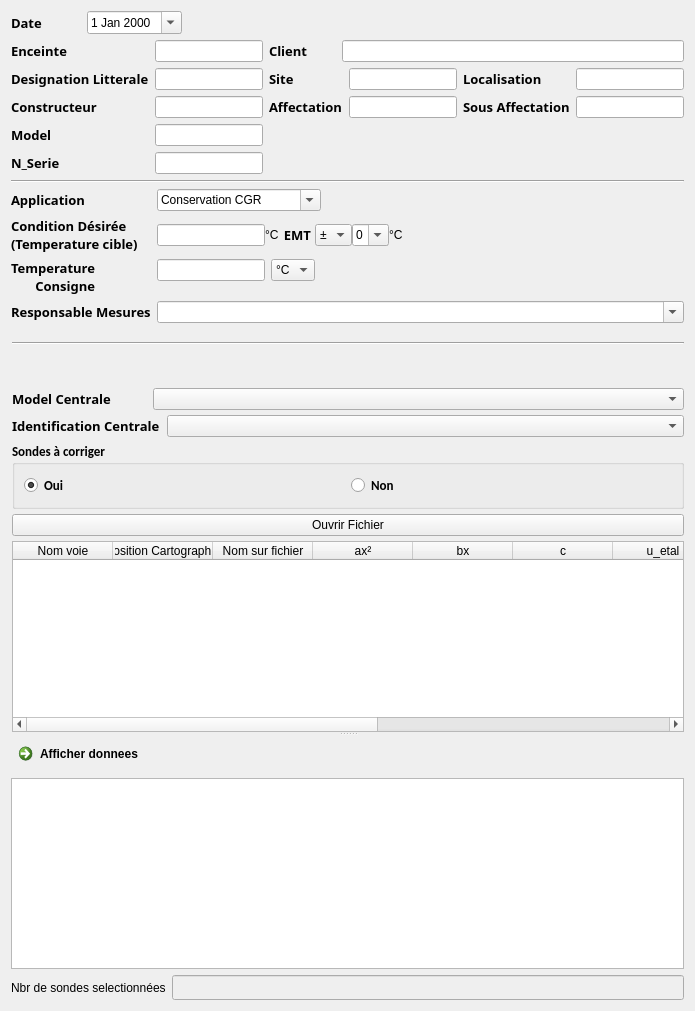
      <widget class="QWidget" name="tab">
       <property name="styleSheet">
        <string notr="true">Qlabel{
	font: 10pt &quot;Calibri&quot;}</string>
       </property>
       <attribute name="title">
        <string>Administration</string>
       </attribute>
       <layout class="QVBoxLayout" name="verticalLayout_6">
        <item>
         <layout class="QHBoxLayout" name="horizontalLayout_8">
          <item>
           <layout class="QHBoxLayout" name="horizontalLayout_2">
            <property name="spacing">
             <number>45</number>
            </property>
            <item>
             <widget class="QLabel" name="label_2">
              <property name="sizePolicy">
               <sizepolicy hsizetype="Fixed" vsizetype="Preferred">
                <horstretch>0</horstretch>
                <verstretch>0</verstretch>
               </sizepolicy>
              </property>
              <property name="font">
               <font>
                <family>Calibrii</family>
                <pointsize>10</pointsize>
                <weight>75</weight>
                <italic>false</italic>
                <bold>true</bold>
               </font>
              </property>
              <property name="text">
               <string>Date</string>
              </property>
             </widget>
            </item>
            <item>
             <widget class="QDateEdit" name="dateEdit">
              <property name="calendarPopup">
               <bool>true</bool>
              </property>
             </widget>
            </item>
           </layout>
          </item>
          <item>
           <spacer name="horizontalSpacer">
            <property name="orientation">
             <enum>Qt::Horizontal</enum>
            </property>
            <property name="sizeHint" stdset="0">
             <size>
              <width>40</width>
              <height>20</height>
             </size>
            </property>
           </spacer>
          </item>
         </layout>
        </item>
        <item>
         <layout class="QHBoxLayout" name="horizontalLayout_9">
          <item>
           <layout class="QFormLayout" name="formLayout_5">
            <item row="0" column="0">
             <widget class="QLabel" name="label_4">
              <property name="font">
               <font>
                <family>Calibrii</family>
                <pointsize>10</pointsize>
                <weight>75</weight>
                <italic>false</italic>
                <bold>true</bold>
               </font>
              </property>
              <property name="text">
               <string>Enceinte</string>
              </property>
             </widget>
            </item>
            <item row="0" column="1">
             <widget class="ExtendedLine" name="lineEdit_enceinte"/>
            </item>
            <item row="2" column="0">
             <widget class="QLabel" name="label_33">
              <property name="font">
               <font>
                <family>Calibrii</family>
                <pointsize>10</pointsize>
                <weight>75</weight>
                <italic>false</italic>
                <bold>true</bold>
               </font>
              </property>
              <property name="text">
               <string>Constructeur</string>
              </property>
             </widget>
            </item>
            <item row="2" column="1">
             <widget class="QLineEdit" name="lineEdit_constructeur"/>
            </item>
            <item row="3" column="0">
             <widget class="QLabel" name="label_34">
              <property name="font">
               <font>
                <family>Calibrii</family>
                <pointsize>10</pointsize>
                <weight>75</weight>
                <italic>false</italic>
                <bold>true</bold>
               </font>
              </property>
              <property name="text">
               <string>Model</string>
              </property>
             </widget>
            </item>
            <item row="3" column="1">
             <widget class="QLineEdit" name="lineEdit_model"/>
            </item>
            <item row="4" column="0">
             <widget class="QLabel" name="label_35">
              <property name="font">
               <font>
                <family>Calibrii</family>
                <pointsize>10</pointsize>
                <weight>75</weight>
                <italic>false</italic>
                <bold>true</bold>
               </font>
              </property>
              <property name="text">
               <string>N_Serie</string>
              </property>
             </widget>
            </item>
            <item row="4" column="1">
             <widget class="QLineEdit" name="lineEdit_n_serie"/>
            </item>
            <item row="1" column="0">
             <widget class="QLabel" name="label_44">
              <property name="font">
               <font>
                <family>Calibrii</family>
                <pointsize>10</pointsize>
                <weight>75</weight>
                <italic>false</italic>
                <bold>true</bold>
               </font>
              </property>
              <property name="text">
               <string>Designation Litterale</string>
              </property>
             </widget>
            </item>
            <item row="1" column="1">
             <widget class="ExtendedLine" name="lineEdit_designation_litt"/>
            </item>
           </layout>
          </item>
          <item>
           <layout class="QVBoxLayout" name="verticalLayout_21">
            <item>
             <layout class="QHBoxLayout" name="horizontalLayout_7">
              <property name="spacing">
               <number>34</number>
              </property>
              <item>
               <widget class="QLabel" name="label_3">
                <property name="font">
                 <font>
                  <family>Calibrii</family>
                  <pointsize>10</pointsize>
                  <weight>75</weight>
                  <italic>false</italic>
                  <bold>true</bold>
                 </font>
                </property>
                <property name="lineWidth">
                 <number>1</number>
                </property>
                <property name="midLineWidth">
                 <number>0</number>
                </property>
                <property name="text">
                 <string>Client</string>
                </property>
                <property name="margin">
                 <number>0</number>
                </property>
                <property name="indent">
                 <number>-1</number>
                </property>
               </widget>
              </item>
              <item>
               <widget class="QLineEdit" name="lineEdit_code"/>
              </item>
             </layout>
            </item>
            <item>
             <layout class="QGridLayout" name="gridLayout">
              <item row="0" column="3">
               <widget class="QLineEdit" name="lineEdit_localisation"/>
              </item>
              <item row="1" column="3">
               <widget class="QLineEdit" name="lineEdit_sous_affect"/>
              </item>
              <item row="0" column="2">
               <widget class="QLabel" name="label_38">
                <property name="font">
                 <font>
                  <family>Calibrii</family>
                  <pointsize>10</pointsize>
                  <weight>75</weight>
                  <italic>false</italic>
                  <bold>true</bold>
                 </font>
                </property>
                <property name="text">
                 <string>Localisation</string>
                </property>
               </widget>
              </item>
              <item row="1" column="2">
               <widget class="QLabel" name="label_39">
                <property name="font">
                 <font>
                  <family>Calibrii</family>
                  <pointsize>10</pointsize>
                  <weight>75</weight>
                  <italic>false</italic>
                  <bold>true</bold>
                 </font>
                </property>
                <property name="text">
                 <string>Sous Affectation</string>
                </property>
               </widget>
              </item>
              <item row="0" column="0">
               <widget class="QLabel" name="label">
                <property name="font">
                 <font>
                  <family>Calibrii</family>
                  <pointsize>10</pointsize>
                  <weight>75</weight>
                  <italic>false</italic>
                  <bold>true</bold>
                 </font>
                </property>
                <property name="text">
                 <string>Site</string>
                </property>
               </widget>
              </item>
              <item row="1" column="1">
               <widget class="QLineEdit" name="lineEdit_affectation"/>
              </item>
              <item row="0" column="1">
               <widget class="QLineEdit" name="lineEdit_site"/>
              </item>
              <item row="1" column="0">
               <widget class="QLabel" name="label_37">
                <property name="font">
                 <font>
                  <family>Calibrii</family>
                  <pointsize>10</pointsize>
                  <weight>75</weight>
                  <italic>false</italic>
                  <bold>true</bold>
                 </font>
                </property>
                <property name="text">
                 <string>Affectation</string>
                </property>
               </widget>
              </item>
             </layout>
            </item>
            <item>
             <spacer name="verticalSpacer_2">
              <property name="orientation">
               <enum>Qt::Vertical</enum>
              </property>
              <property name="sizeHint" stdset="0">
               <size>
                <width>20</width>
                <height>40</height>
               </size>
              </property>
             </spacer>
            </item>
           </layout>
          </item>
         </layout>
        </item>
        <item>
         <widget class="Line" name="line_4">
          <property name="orientation">
           <enum>Qt::Horizontal</enum>
          </property>
         </widget>
        </item>
        <item>
         <layout class="QFormLayout" name="formLayout_4">
          <item row="0" column="0">
           <widget class="QLabel" name="label_28">
            <property name="font">
             <font>
              <family>Calibrii</family>
              <pointsize>10</pointsize>
              <weight>75</weight>
              <italic>false</italic>
              <bold>true</bold>
             </font>
            </property>
            <property name="text">
             <string>Application</string>
            </property>
           </widget>
          </item>
          <item row="2" column="0">
           <widget class="QLabel" name="label_26">
            <property name="sizePolicy">
             <sizepolicy hsizetype="Fixed" vsizetype="Preferred">
              <horstretch>0</horstretch>
              <verstretch>0</verstretch>
             </sizepolicy>
            </property>
            <property name="font">
             <font>
              <family>Calibrii</family>
              <pointsize>10</pointsize>
              <weight>75</weight>
              <italic>false</italic>
              <bold>true</bold>
             </font>
            </property>
            <property name="text">
             <string>Temperature 
Consigne</string>
            </property>
            <property name="alignment">
             <set>Qt::AlignRight|Qt::AlignTrailing|Qt::AlignVCenter</set>
            </property>
           </widget>
          </item>
          <item row="3" column="0">
           <widget class="QLabel" name="label_31">
            <property name="sizePolicy">
             <sizepolicy hsizetype="Fixed" vsizetype="Preferred">
              <horstretch>0</horstretch>
              <verstretch>0</verstretch>
             </sizepolicy>
            </property>
            <property name="font">
             <font>
              <family>Calibrii</family>
              <pointsize>10</pointsize>
              <weight>75</weight>
              <italic>false</italic>
              <bold>true</bold>
             </font>
            </property>
            <property name="text">
             <string>Responsable Mesures</string>
            </property>
           </widget>
          </item>
          <item row="1" column="0">
           <widget class="QLabel" name="label_27">
            <property name="sizePolicy">
             <sizepolicy hsizetype="Fixed" vsizetype="Preferred">
              <horstretch>0</horstretch>
              <verstretch>0</verstretch>
             </sizepolicy>
            </property>
            <property name="font">
             <font>
              <family>Calibrii</family>
              <pointsize>10</pointsize>
              <weight>75</weight>
              <italic>false</italic>
              <bold>true</bold>
             </font>
            </property>
            <property name="text">
             <string>Condition Désirée
(Temperature cible)</string>
            </property>
           </widget>
          </item>
          <item row="0" column="1">
           <layout class="QHBoxLayout" name="horizontalLayout_4">
            <item>
             <widget class="QComboBox" name="comboBox_application">
              <property name="enabled">
               <bool>true</bool>
              </property>
              <property name="editable">
               <bool>true</bool>
              </property>
              <item>
               <property name="text">
                <string>Conservation CGR</string>
               </property>
              </item>
              <item>
               <property name="text">
                <string>Conservation Plaquettes</string>
               </property>
              </item>
              <item>
               <property name="text">
                <string>Conservation Réactifs</string>
               </property>
              </item>
              <item>
               <property name="text">
                <string>Conservation Plasmas</string>
               </property>
              </item>
             </widget>
            </item>
            <item>
             <spacer name="horizontalSpacer_2">
              <property name="orientation">
               <enum>Qt::Horizontal</enum>
              </property>
              <property name="sizeHint" stdset="0">
               <size>
                <width>40</width>
                <height>20</height>
               </size>
              </property>
             </spacer>
            </item>
           </layout>
          </item>
          <item row="1" column="1">
           <layout class="QGridLayout" name="gridLayout_2">
            <property name="horizontalSpacing">
             <number>4</number>
            </property>
            <property name="verticalSpacing">
             <number>0</number>
            </property>
            <item row="0" column="1">
             <layout class="QHBoxLayout" name="horizontalLayout">
              <item>
               <widget class="QLineEdit" name="lineEdit_condition_des">
                <property name="sizePolicy">
                 <sizepolicy hsizetype="Minimum" vsizetype="Fixed">
                  <horstretch>0</horstretch>
                  <verstretch>0</verstretch>
                 </sizepolicy>
                </property>
               </widget>
              </item>
              <item>
               <widget class="QLabel" name="label_40">
                <property name="sizePolicy">
                 <sizepolicy hsizetype="Fixed" vsizetype="Preferred">
                  <horstretch>0</horstretch>
                  <verstretch>0</verstretch>
                 </sizepolicy>
                </property>
                <property name="text">
                 <string>°C</string>
                </property>
               </widget>
              </item>
             </layout>
            </item>
            <item row="0" column="3">
             <layout class="QHBoxLayout" name="horizontalLayout_13">
              <property name="spacing">
               <number>0</number>
              </property>
              <property name="sizeConstraint">
               <enum>QLayout::SetMinimumSize</enum>
              </property>
              <item>
               <widget class="QComboBox" name="comboBox_signe_emt">
                <property name="sizePolicy">
                 <sizepolicy hsizetype="Minimum" vsizetype="Fixed">
                  <horstretch>0</horstretch>
                  <verstretch>0</verstretch>
                 </sizepolicy>
                </property>
                <item>
                 <property name="text">
                  <string>±</string>
                 </property>
                </item>
                <item>
                 <property name="text">
                  <string>+</string>
                 </property>
                </item>
                <item>
                 <property name="text">
                  <string>-</string>
                 </property>
                </item>
               </widget>
              </item>
              <item>
               <widget class="QComboBox" name="comboBox_emt">
                <property name="sizePolicy">
                 <sizepolicy hsizetype="Minimum" vsizetype="Fixed">
                  <horstretch>0</horstretch>
                  <verstretch>0</verstretch>
                 </sizepolicy>
                </property>
                <property name="editable">
                 <bool>true</bool>
                </property>
                <item>
                 <property name="text">
                  <string>0</string>
                 </property>
                </item>
                <item>
                 <property name="text">
                  <string>1</string>
                 </property>
                </item>
                <item>
                 <property name="text">
                  <string>2</string>
                 </property>
                </item>
                <item>
                 <property name="text">
                  <string>3</string>
                 </property>
                </item>
                <item>
                 <property name="text">
                  <string>4</string>
                 </property>
                </item>
               </widget>
              </item>
              <item>
               <widget class="QLabel" name="label_36">
                <property name="sizePolicy">
                 <sizepolicy hsizetype="Fixed" vsizetype="Preferred">
                  <horstretch>0</horstretch>
                  <verstretch>0</verstretch>
                 </sizepolicy>
                </property>
                <property name="text">
                 <string>°C</string>
                </property>
               </widget>
              </item>
              <item>
               <spacer name="horizontalSpacer_4">
                <property name="orientation">
                 <enum>Qt::Horizontal</enum>
                </property>
                <property name="sizeHint" stdset="0">
                 <size>
                  <width>40</width>
                  <height>20</height>
                 </size>
                </property>
               </spacer>
              </item>
             </layout>
            </item>
            <item row="0" column="2">
             <widget class="QLabel" name="label_20">
              <property name="sizePolicy">
               <sizepolicy hsizetype="Fixed" vsizetype="Preferred">
                <horstretch>0</horstretch>
                <verstretch>0</verstretch>
               </sizepolicy>
              </property>
              <property name="font">
               <font>
                <family>Calibrii</family>
                <pointsize>10</pointsize>
                <weight>75</weight>
                <italic>false</italic>
                <bold>true</bold>
               </font>
              </property>
              <property name="text">
               <string>EMT</string>
              </property>
              <property name="alignment">
               <set>Qt::AlignRight|Qt::AlignTrailing|Qt::AlignVCenter</set>
              </property>
             </widget>
            </item>
           </layout>
          </item>
          <item row="2" column="1">
           <layout class="QHBoxLayout" name="horizontalLayout_14">
            <item>
             <widget class="QLineEdit" name="lineEdit_consigne">
              <property name="sizePolicy">
               <sizepolicy hsizetype="Minimum" vsizetype="Fixed">
                <horstretch>0</horstretch>
                <verstretch>0</verstretch>
               </sizepolicy>
              </property>
             </widget>
            </item>
            <item>
             <widget class="QComboBox" name="comboBox_type_consigne">
              <property name="sizePolicy">
               <sizepolicy hsizetype="Fixed" vsizetype="Fixed">
                <horstretch>0</horstretch>
                <verstretch>0</verstretch>
               </sizepolicy>
              </property>
              <item>
               <property name="text">
                <string>°C</string>
               </property>
              </item>
              <item>
               <property name="text">
                <string>*</string>
               </property>
              </item>
             </widget>
            </item>
            <item>
             <spacer name="horizontalSpacer_3">
              <property name="orientation">
               <enum>Qt::Horizontal</enum>
              </property>
              <property name="sizeHint" stdset="0">
               <size>
                <width>40</width>
                <height>20</height>
               </size>
              </property>
             </spacer>
            </item>
           </layout>
          </item>
          <item row="3" column="1">
           <widget class="QComboBox" name="comboBox_responsable_mesure">
            <property name="enabled">
             <bool>true</bool>
            </property>
            <property name="sizePolicy">
             <sizepolicy hsizetype="Expanding" vsizetype="Fixed">
              <horstretch>0</horstretch>
              <verstretch>0</verstretch>
             </sizepolicy>
            </property>
            <property name="editable">
             <bool>true</bool>
            </property>
           </widget>
          </item>
         </layout>
        </item>
        <item>
         <widget class="QSplitter" name="splitter">
          <property name="orientation">
           <enum>Qt::Vertical</enum>
          </property>
          <widget class="QWidget" name="layoutWidget">
           <layout class="QVBoxLayout" name="verticalLayout_2">
            <property name="spacing">
             <number>5</number>
            </property>
            <property name="leftMargin">
             <number>1</number>
            </property>
            <property name="topMargin">
             <number>13</number>
            </property>
            <property name="rightMargin">
             <number>0</number>
            </property>
            <property name="bottomMargin">
             <number>0</number>
            </property>
            <item>
             <widget class="Line" name="line_3">
              <property name="font">
               <font>
                <pointsize>9</pointsize>
               </font>
              </property>
              <property name="orientation">
               <enum>Qt::Horizontal</enum>
              </property>
             </widget>
            </item>
            <item>
             <spacer name="verticalSpacer_3">
              <property name="orientation">
               <enum>Qt::Vertical</enum>
              </property>
              <property name="sizeHint" stdset="0">
               <size>
                <width>20</width>
                <height>40</height>
               </size>
              </property>
             </spacer>
            </item>
            <item>
             <layout class="QHBoxLayout" name="horizontalLayout_5">
              <property name="spacing">
               <number>42</number>
              </property>
              <item>
               <widget class="QLabel" name="label_5">
                <property name="font">
                 <font>
                  <family>Calibrii</family>
                  <pointsize>10</pointsize>
                  <weight>75</weight>
                  <italic>false</italic>
                  <bold>true</bold>
                 </font>
                </property>
                <property name="text">
                 <string>Model Centrale</string>
                </property>
               </widget>
              </item>
              <item>
               <widget class="QComboBox" name="comboBox_centrale">
                <property name="sizePolicy">
                 <sizepolicy hsizetype="Expanding" vsizetype="Fixed">
                  <horstretch>0</horstretch>
                  <verstretch>0</verstretch>
                 </sizepolicy>
                </property>
               </widget>
              </item>
             </layout>
            </item>
            <item>
             <layout class="QHBoxLayout" name="horizontalLayout_6">
              <property name="spacing">
               <number>7</number>
              </property>
              <item>
               <widget class="QLabel" name="label_8">
                <property name="font">
                 <font>
                  <family>Calibrii</family>
                  <pointsize>10</pointsize>
                  <weight>75</weight>
                  <italic>false</italic>
                  <bold>true</bold>
                 </font>
                </property>
                <property name="text">
                 <string>Identification Centrale</string>
                </property>
               </widget>
              </item>
              <item>
               <widget class="QComboBox" name="comboBox_nom_centrale">
                <property name="sizePolicy">
                 <sizepolicy hsizetype="Expanding" vsizetype="Fixed">
                  <horstretch>0</horstretch>
                  <verstretch>0</verstretch>
                 </sizepolicy>
                </property>
               </widget>
              </item>
             </layout>
            </item>
            <item>
             <widget class="QGroupBox" name="groupBox">
              <property name="sizePolicy">
               <sizepolicy hsizetype="Preferred" vsizetype="Fixed">
                <horstretch>0</horstretch>
                <verstretch>0</verstretch>
               </sizepolicy>
              </property>
              <property name="font">
               <font>
                <family>Calibri</family>
                <pointsize>10</pointsize>
                <weight>75</weight>
                <bold>true</bold>
               </font>
              </property>
              <property name="title">
               <string>Sondes à corriger</string>
              </property>
              <layout class="QGridLayout" name="gridLayout_3">
               <item row="0" column="0">
                <widget class="QRadioButton" name="radioButton_correction_oui">
                 <property name="text">
                  <string>Oui</string>
                 </property>
                 <property name="checked">
                  <bool>true</bool>
                 </property>
                </widget>
               </item>
               <item row="0" column="1">
                <widget class="QRadioButton" name="radioButton_correction_non">
                 <property name="enabled">
                  <bool>true</bool>
                 </property>
                 <property name="text">
                  <string>Non</string>
                 </property>
                 <property name="checked">
                  <bool>false</bool>
                 </property>
                </widget>
               </item>
              </layout>
             </widget>
            </item>
            <item>
             <widget class="QPushButton" name="pushButton_open_file">
              <property name="text">
               <string>Ouvrir Fichier</string>
              </property>
             </widget>
            </item>
            <item>
             <widget class="QTableWidget" name="tableWidget_sondes_centrale">
              <column>
               <property name="text">
                <string>Nom voie</string>
               </property>
              </column>
              <column>
               <property name="text">
                <string>Position Cartographie</string>
               </property>
              </column>
              <column>
               <property name="text">
                <string>Nom sur fichier</string>
               </property>
              </column>
              <column>
               <property name="text">
                <string>ax²</string>
               </property>
              </column>
              <column>
               <property name="text">
                <string>bx</string>
               </property>
              </column>
              <column>
               <property name="text">
                <string>c</string>
               </property>
              </column>
              <column>
               <property name="text">
                <string>u_etal</string>
               </property>
              </column>
              <column>
               <property name="text">
                <string>Nom CE</string>
               </property>
              </column>
              <column>
               <property name="text">
                <string>Date CE</string>
               </property>
              </column>
              <column>
               <property name="text">
                <string>Résolution</string>
               </property>
              </column>
              <column>
               <property name="text">
                <string>Dérive</string>
               </property>
              </column>
             </widget>
            </item>
           </layout>
          </widget>
          <widget class="QWidget" name="layoutWidget">
           <layout class="QVBoxLayout" name="verticalLayout">
            <item>
             <widget class="QCommandLinkButton" name="commandLinkButton_affiche_donnees">
              <property name="sizePolicy">
               <sizepolicy hsizetype="Preferred" vsizetype="Fixed">
                <horstretch>0</horstretch>
                <verstretch>0</verstretch>
               </sizepolicy>
              </property>
              <property name="text">
               <string>Afficher donnees</string>
              </property>
             </widget>
            </item>
            <item>
             <widget class="Tableview_donnees_fichier" name="tableView_donnees_fichier"/>
            </item>
           </layout>
          </widget>
         </widget>
        </item>
        <item>
         <layout class="QHBoxLayout" name="horizontalLayout_15">
          <item>
           <widget class="QLabel" name="label_46">
            <property name="text">
             <string>Nbr de sondes selectionnées</string>
            </property>
           </widget>
          </item>
          <item>
           <widget class="QLineEdit" name="lineEdit_nbr_sondes">
            <property name="enabled">
             <bool>false</bool>
            </property>
            <property name="font">
             <font>
              <family>Calibri</family>
              <pointsize>10</pointsize>
              <weight>75</weight>
              <bold>true</bold>
             </font>
            </property>
           </widget>
          </item>
         </layout>
        </item>
       </layout>
      </widget>
